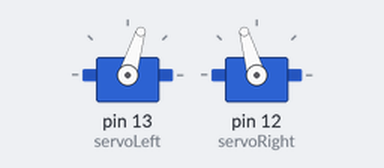
Simulated run of this sketch. Board: Arduino Uno, built with avr-gcc and run on an emulated ATmega328P. Parts: 2 × servo.

Above: at 0.05 s.
Timing chart, 0 to 18.3 s (numbered marks = the images above):
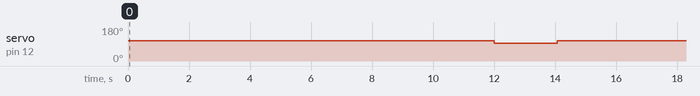

The sketch:

AroundAndAround.ino
```cpp
/*
Robotics with the BOE Shield – AroundAndAround
Generate a servo full speed counterclockwise signal with pin 13 and full speed clockwise signal with pin 12.
Then turn 180° and do it again.
*/

#include <Servo.h>

Servo servoLeft;
Servo servoRight;

void setup()
{
  servoLeft.attach(13);
  servoRight.attach(12);

}

void loop()
{
  servoLeft.writeMicroseconds(1300);
  servoRight.writeMicroseconds(1633);
  delay(12000);


  servoLeft.writeMicroseconds(1300);
  servoRight.writeMicroseconds(1520);
  delay(2070);


  //servoLeft.detach();
  //servoRight.detach();

}
```

Measured:
- by itself, servo on pin 12 (servoRight): alternates 106° for 12.0 s and 95° for 2.1 s
